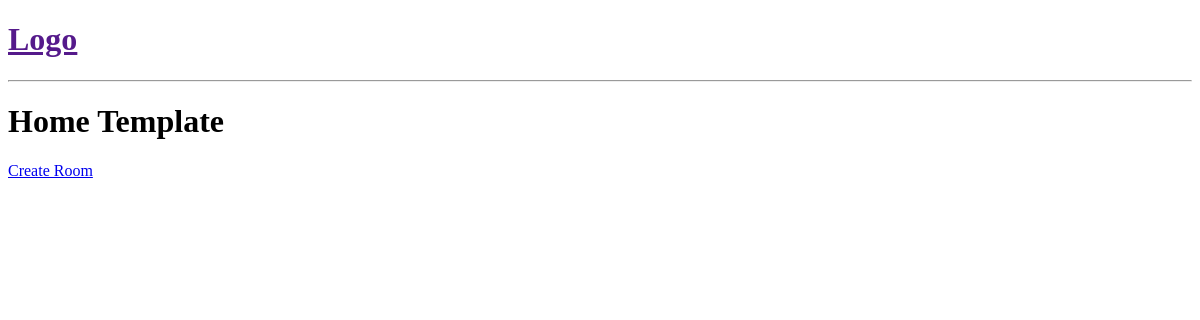
Before: / with the older database file.
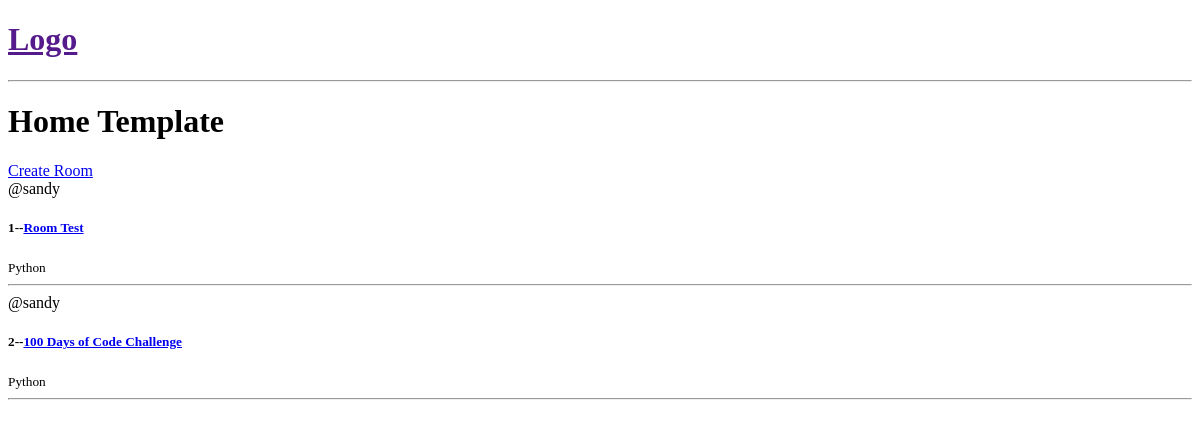
After: the same page with the newer database file.
### base/models.py (models this page shows, shortened)
class Room(models.Model):
    host =models.ForeignKey(User,on_delete=models.SET_NULL,null=True)
    topic =models.ForeignKey(Topic,on_delete=models.SET_NULL,null=True)
    name=models.CharField(max_length=200)
    description=models.TextField(null=True,blank=True)
    updated= models.DateTimeField(auto_now=True)
    created=models.DateTimeField(auto_now_add=True)

class Topic(models.Model):
    name=models.CharField(max_length=200)

### base/views.py (the view)
# urls.py: path('',views.home,name="home", ),
def home(request):
    rooms=Room.objects.all()
    context={'rooms':rooms}
    return render(request,'base/home.html',context)

### base/templates/base/home.html
{% extends 'main.html' %}
{% block content %}
<h1>Home Template</h1>
<div>
    <a href="{% url 'create-room' %}"> Create Room</a>
    {% for room in rooms  %}
        <div>
            <span>@{{room.host.username}}</span>
            <h5>{{room.id}}--<a href="{% url 'room' room.id  %}">{{room.name}}</h5></a>
            <small>{{room.topic.name}}</small>
            <hr>
        </div>
    {% endfor %}
</div>
{% endblock content %}

### templates/main.html (shortened to what this page needs)
<!DOCTYPE html>
<html lang="en">
<head>
</head>
<body>
    {% include 'navbar.html' %}
    {% block content %}
    {% endblock content %}
</body>
</html>

### templates/navbar.html
<a href="">
    <h1>Logo</h1>
</a>
<hr>

Changed rows visible on the page:
added Room: host.username "sandy", id "1", name "Room Test", topic.name "Python"
added Room: host.username "sandy", id "2", name "100 Days of Code Challenge", topic.name "Python"
